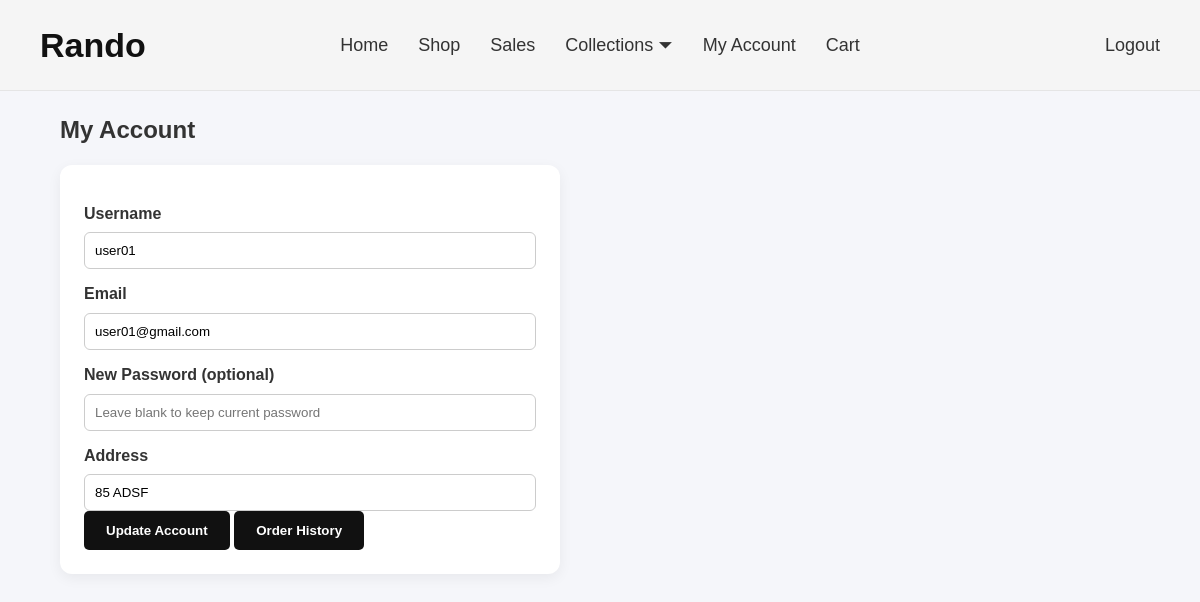
/shop_db/shop_db/index.php?action=my_account (signed in), run on the app's committed database.
### tables this page shows
CREATE TABLE `accounts` (
  `id` int(11) NOT NULL,
  `email` varchar(255) NOT NULL,
  `password` varchar(255) NOT NULL,
  `username` varchar(255) DEFAULT NULL,
  `phone` varchar(20) DEFAULT NULL,
  `address` text DEFAULT NULL,
  `role` enum('admin','client') NOT NULL,
  `status` enum('active','inactive') DEFAULT 'active',
  `created_at` timestamp NOT NULL DEFAULT current_timestamp(),
  `reset_token` varchar(255) DEFAULT NULL,
  `token_expire` datetime DEFAULT NULL,
  `avatar` varchar(255) DEFAULT NULL
);

### shop_db/shop_db/controllers/client/accountController.php (called while the page is built, shortened)
<?php
require_once "models/accountModel.php";
class AccountController {
    private $accountModel;
    public function __construct($db) {
        $this->accountModel = new Account($db);
    }
    public function index() {
        $account_id = $_SESSION['account_id'];
        $account = $this->accountModel->getById($account_id);
        require __DIR__ . "/../../views/client/account/index.php";
    }
}

### shop_db/shop_db/models/accountModel.php (called while the page is built, shortened)
<?php
class Account {
    private $conn;
    private $table = "accounts";
    public function __construct($db) {
        $this->conn = $db;
    }
    public function getById($id) {
        $sql = "SELECT id, username, email, password, address, role
                FROM " . $this->table .  " WHERE id = ?";
        $stmt = mysqli_prepare($this->conn, $sql);
        mysqli_stmt_bind_param($stmt, "i", $id);
        mysqli_stmt_execute($stmt);
        mysqli_stmt_bind_result($stmt, $id, $username, $email, $password, $address, $role);
        if (mysqli_stmt_fetch($stmt)) {
            return ['id' => $id, 'username' => $username, 'email' => $email, 'password' => $password, 'address' => $address, 'role' => $role];
        }
        return null;
    }
}

### shop_db/shop_db/config/database.php (called while the page is built, shortened)
<?php
$username = "root";
$password = "";
?>

### shop_db/shop_db/views/client/account/index.php (the view)
<?php include __DIR__ . "/../layout/header.php"; ?>
<div class="container">
    <h2>My Account</h2>
    <form method="POST" action="/shop_db/index.php?action=update_account" class="account-form">
        <label>Username</label>
        <input type="text" name="username" value="<?= htmlspecialchars($account['username']) ?>" required>
        <label>Email</label>
        <input type="email" name="email" value="<?= htmlspecialchars($account['email']) ?>" required>
        <label>New Password (optional)</label>
        <input type="password" name="password" placeholder="Leave blank to keep current password">
        <label>Address</label>
        <input type="text" name="address" value="<?= htmlspecialchars($account['address']) ?>" required>
        <button type="submit" class="btn">Update Account</button>
        <button type="button" class="btn" onclick="window.location.href='/shop_db/index.php?action=order_history'">Order History</button>
    </form>
</div>
<?php include __DIR__ . "/../layout/footer.php"; ?>

### shop_db/shop_db/public/css/style.css (style rules this page uses)
* { margin: 0; padding: 0; box-sizing: border-box; font-family: Arial, sans-serif; }
body { background: #f5f6fa; color: #333; line-height: 1.6; }
.container { width: 90%; max-width: 1200px; margin: 20px auto; }
h1, h2, h3 { margin-bottom: 15px; }
.btn, .btn-danger, .btn-success, .admin-btn, button { width: fit-content; border-radius: 5px; display: inline-block; padding: 10px 14px; border: none; text-decoration: none; cursor: pointer; font-weight: 600; text-align: center; transition: 0.3s ease; }
.btn { background: #111; color: #fff; padding: 12px 22px; }
.account-form { max-width: 500px; background: #fff; padding: 24px; border-radius: 12px; box-shadow: 0 4px 14px rgba(0,0,0,0.06); }
.account-form label { display: block; margin-top: 12px; font-weight: 600; }
.account-form input { width: 100%; padding: 10px; margin-top: 6px; border: 1px solid #ccc; border-radius: 6px; }

### data on the page
accounts: username "user01", email "user01@gmail.com", address "85 ADSF"
